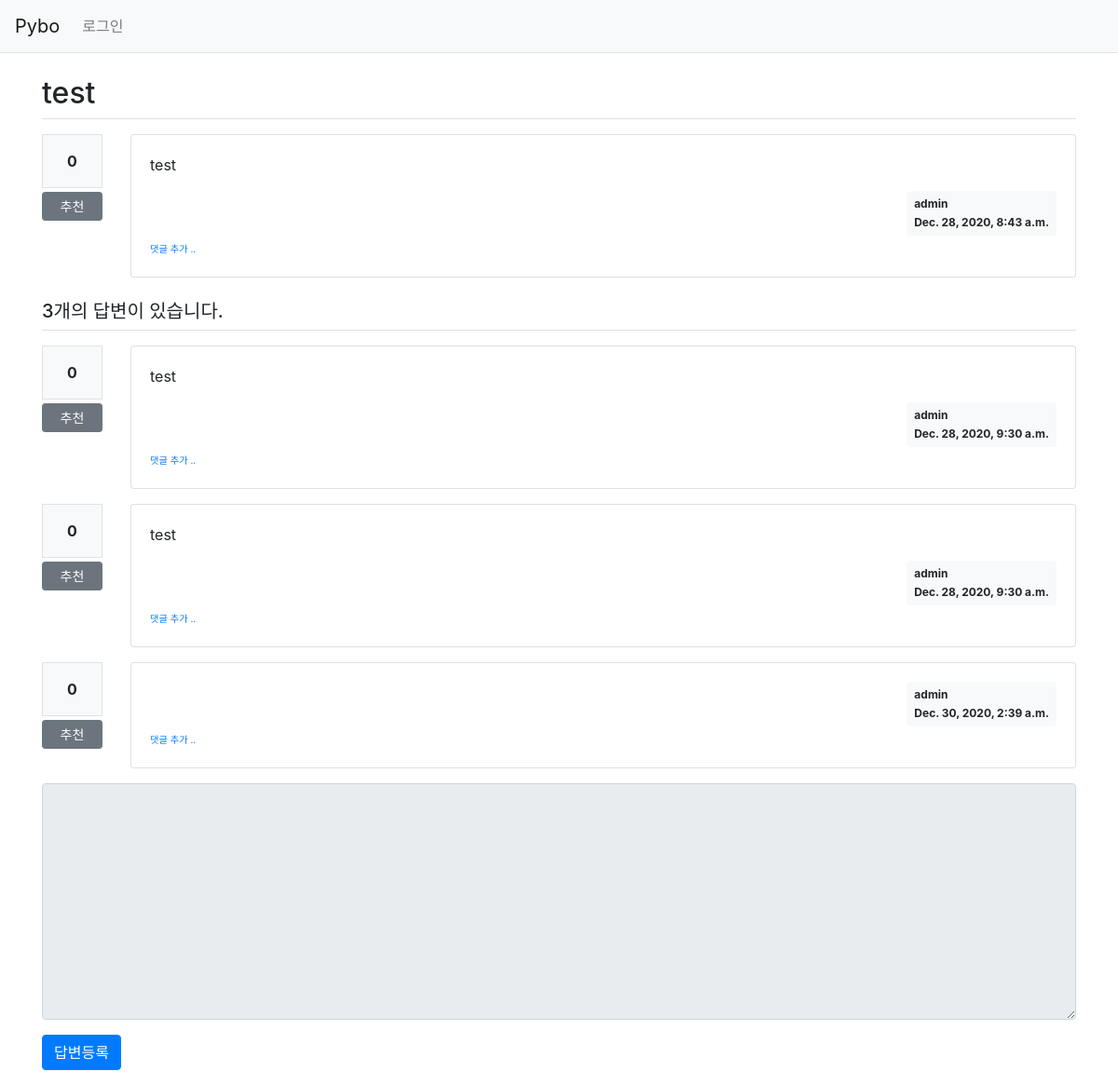
The page /pybo/4/ on the database as committed earlier.
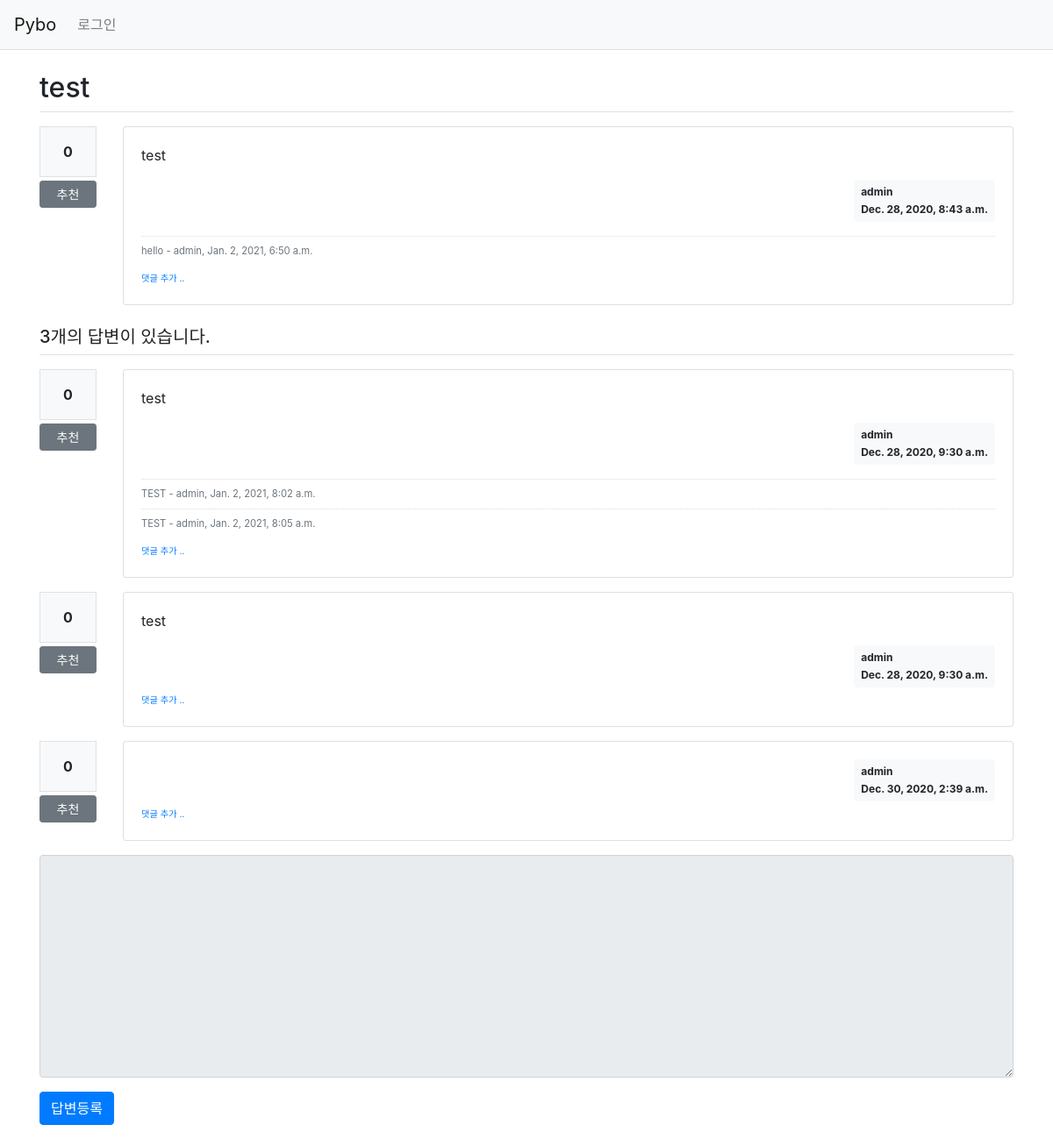
The same page on the database as committed later.
### pybo/models.py (models this page shows)
class Answer(models.Model):
    author = models.ForeignKey(User, on_delete=models.CASCADE, related_name='author_answer')
    question = models.ForeignKey(Question, on_delete=models.CASCADE)
    content = models.TextField()
    create_date = models.DateTimeField()
    modify_date = models.DateTimeField(null=True, blank=True)
    voter = models.ManyToManyField(User, related_name='voter_answer')

class Comment(models.Model):
    author = models.ForeignKey(User, on_delete=models.CASCADE)
    content = models.TextField()
    create_date = models.DateTimeField()
    modify_date = models.DateTimeField(null=True, blank=True)
    question = models.ForeignKey(Question, null=True, blank=True, on_delete=models.CASCADE)
    answer = models.ForeignKey(Answer, null=True, blank=True, on_delete=models.CASCADE)

### pybo/views/base_views.py (the view)
def detail(request, question_id):
    question = get_object_or_404(Question, pk=question_id)
    context = {'question': question}
    return render(request, 'pybo/question_detail.html', context)

### pybo/templatetags/pybo_filter.py (called while the page is built)
@register.filter()
def mark(value):
    extensions = ["nl2br", "fenced_code"]
    return mark_safe(markdown.markdown(value, extensions=extensions))

### templates/pybo/question_detail.html (shortened to what this page needs)
{% extends 'base.html' %}
{% load pybo_filter %}
{% block content %}
<div class="container my-3">
    <h2 class="border-bottom py-2">{{ question.subject }}</h2>
    <div class="row my-3">
        <div class="col-1">
            <div class="bg-light text-center p-3 border font-weight-bolder mb-1">{{question.voter.count}}</div>
            <a href="#" data-uri="{% url 'pybo:vote_question' question.id  %}"
               class="recommend btn btn-sm btn-secondary btn-block my-1">추천</a>
        </div>
        <div class="col-11">
            <div class="card">
                <div class="card-body">
                    <div class="card-text">{{ question.content|mark }}</div>
                    <div class="d-flex justify-content-end">
                        <div class="badge badge-light p-2 text-left">
                            <div class="mb-2">{{ question.author.username }}</div>
                            <div>{{ question.create_date }}</div>
                        </div>
                    </div>
                    {% if question.comment_set.count > 0 %}
                    <div class="mt-3">
                    {% for comment in question.comment_set.all %}
                        <div class="comment py-2 text-muted">
                            <span style="white-space: pre-line;">{{ comment.content }}</span>
                            <span>
                                - {{ comment.author }}, {{ comment.create_date }}
                            </span>
                        </div>
                    {% endfor %}
                    </div>
                    {% endif %}
                    <div>
                        <a href="{% url 'pybo:comment_create_question' question.id  %}"
                           class="small"><small>댓글 추가 ..</small></a>
                    </div>
                </div>
            </div>
        </div>
    </div>
    <h5 class="border-bottom my-3 py-2">{{question.answer_set.count}}개의 답변이 있습니다.</h5>
    {% for answer in question.answer_set.all %}
    <div class="row my-3">
        <div class="col-1">
            <div class="bg-light text-center p-3 border font-weight-bolder mb-1">{{answer.voter.count}}</div>
            <a href="#" data-uri="{% url 'pybo:vote_answer' answer.id  %}"
                class="recommend btn btn-sm btn-secondary btn-block my-1">추천</a>
        </div>
        <div class="col-11">
            <div class="card">
                <div class="card-body">
                    <div class="card-text">{{ answer.content|mark }}</div>
                    <div class="d-flex justify-content-end">
                        <div class="badge badge-light p-2 text-left">
                            <div class="mb-2">{{ answer.author.username }}</div>
                            <div>{{ answer.create_date }}</div>
                        </div>
                    </div>
                    {% if answer.comment_set.count > 0 %}
                    <div class="mt-3">
                    {% for comment in answer.comment_set.all %}
                        <div class="comment py-2 text-muted">
                            <span style="white-space: pre-line;">{{ comment.content }}</span>
                            <span>
                                - {{ comment.author }}, {{ comment.create_date }}
                            </span>
                        </div>
                    {% endfor %}
                    </div>
                    {% endif %}
                    <div>
                        <a href="{% url 'pybo:comment_create_answer' answer.id  %}"
                           class="small"><small>댓글 추가 ..</small></a>
                    </div>
                </div>
            </div>
        </div>
    </div>
    {% endfor %}
    <form action="{% url 'pybo:answer_create' question.id %}" method="post" class="my-3">
        <div class="form-group">
            <textarea {% if not user.is_authenticated %}disabled{% endif %}
              name="content" id="content" class="form-control" rows="10"></textarea>
        </div>
        <input type="submit" value="답변등록" class="btn btn-primary">
    </form>
</div>
{% endblock %}

Rows that differ between the two databases and show on the page:
added Comment: content "hello", author "admin", create_date "Jan. 2, 2021, 6:50 a.m.", shown under "test"
added Comment: content "TEST", author "admin", create_date "Jan. 2, 2021, 8:02 a.m.", shown under Answer (number 1 of 3 on the later page)
added Comment: content "TEST", author "admin", create_date "Jan. 2, 2021, 8:05 a.m.", shown under Answer (number 1 of 3 on the later page)
